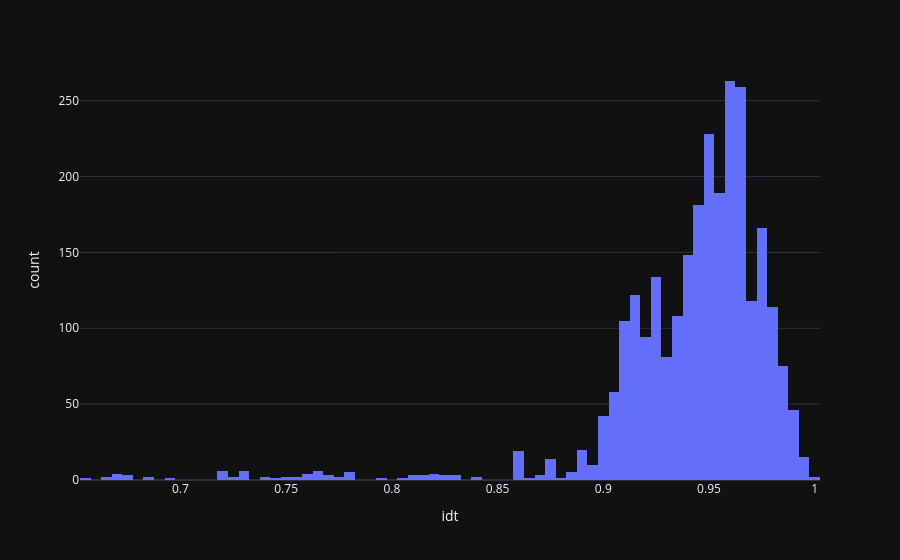

Source (notebook cell):
### Code cell
import plotly.express as px
import numpy as np
from scipy.optimize import curve_fit
import matplotlib.pyplot as plt
df = mmseqs_tables["SP_23_3"].filter(pl.col('cov') > 0.8).select("idt")
nbins = len(np.histogram_bin_edges(df, bins='auto', range=(0.6, 1)))
print(nbins)
fig = px.histogram(df, x="idt", nbins=nbins)
fig.show()

f = fig.full_figure_for_development(warn=False)
xbins = f.data[0].xbins

plotbins = list(np.arange(start=xbins['start'], stop=xbins['end']+xbins['size'], step=xbins['size']))
counts, bins = np.histogram(df, bins=plotbins)
# print(counts, bins)
def gaussian(x, mu, sigma, a):
    return a*np.exp(-(x-mu)**2/2/sigma**2)
def bimodal(x,mu1,sigma1,A1,mu2,sigma2,A2):
    return gaussian(x,mu1,sigma1,A1)+gaussian(x,mu2,sigma2,A2)

gau_params, gau_covariance = curve_fit(gaussian, bins[:-1], counts)
bi_params, bi_covariance=curve_fit(bimodal, bins[:-1], counts)
a_fit, b_fit, c_fit = gau_params
print(f"Gaussian fit: {a_fit}, {b_fit}, {c_fit}")
a0_fit, b0_fit, c0_fit, a1_fit, b1_fit, c1_fit = bi_params
print(f"Bimodal fit: {a0_fit}, {b0_fit}, {c0_fit}, {a1_fit}, {b1_fit}, {c1_fit}")
# plt.scatter(bins[:-1], counts, label='Data')
# x_fine = np.linspace(xbins['start'], 1)
# plt.plot(x_fine, gaussian(x_fine, a_fit, b_fit, c_fit), 'r-', label='gaussian fit')
# plt.plot(x_fine, bimodal(x_fine, a0_fit, b0_fit, c0_fit, a1_fit, b1_fit, c1_fit), 'b-', label='bimodal fit')
# plt.legend()
# plt.show()
from sklearn.mixture import GaussianMixture
X = np.array([np.array([x, y]) for x, y in zip(bins[:-1], counts) if y>10])
gm_2 = GaussianMixture(n_components=2, random_state=0).fit(X )
print(f"bic 2 is {gm_2.bic(X)}")
print(f'mu1={gm_2.means_[0]},) mu2={gm_2.means_[1]}')
print(f'sigma1={np.sqrt(gm_2.covariances_[0])}, sigma2={np.sqrt(gm_2.covariances_[1])}')
print(f'w1={gm_2.weights_[0]}, w2={gm_2.weights_[1]}')
print(f'n1={int(nbins * gm_2.weights_[0])} n2={int(nbins * gm_2.weights_[1])}')
gm_1 = GaussianMixture(n_components=1, random_state=0).fit(X)
print(f"bic 1 is {gm_1.bic(X)}")
print(f'mu1={gm_1.means_[0]}')
print(f'sigma1={np.sqrt(gm_1.covariances_[0])}')
print(f'w1={gm_1.weights_[0]}')
print(f'n1={int(nbins * gm_1.weights_[0])}')
# plt.scatter(bins[:-1], counts, label='Data')
# logprob = gm.score_samples(list(zip(bins[:-1], counts)))
# pdf = np.exp(logprob)
# plt.plot(list(zip(bins[:-1], counts)), pdf, '-r')
# fig = px.scatter(df, x="idt", y='cov')

### Figure 1 — Plotly figure (JSON) as saved in the notebook; plotly's stock layout.template omitted (floating-point values rounded to 4 significant figures; data arrays with more than 128 entries replaced by an {"elided": "..."} marker saying what was removed)
{"data": [{"bingroup": "x", "hovertemplate": "idt=%{x}<br>count=%{y}<extra></extra>", "legendgroup": "", "marker": {"color": "#636efa", "pattern": {"shape": ""}}, "name": "", "nbinsx": 73, "orientation": "v", "showlegend": false, "x": {"elided": "2695 float values"}, "xaxis": "x", "yaxis": "y", "type": "histogram"}], "layout": {"xaxis": {"anchor": "y", "domain": [0.0, 1.0], "title": {"text": "idt"}}, "yaxis": {"anchor": "x", "domain": [0.0, 1.0], "title": {"text": "count"}}, "legend": {"tracegroupgap": 0}, "margin": {"t": 60}, "barmode": "relative"}}
